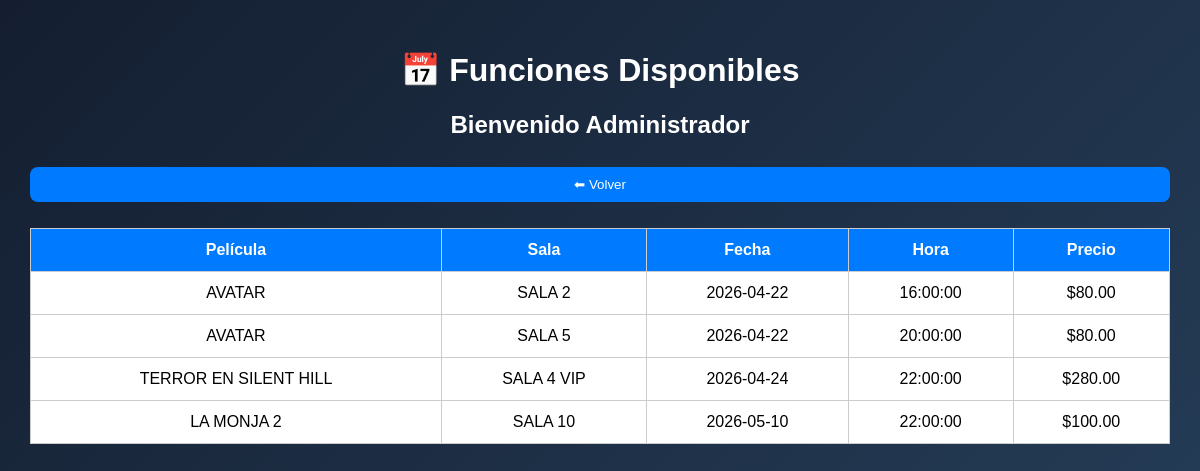
The app's page /cliente/funciones.php (signed in) with its own data.
### tables this page shows
CREATE TABLE `funciones` (
  `id_compra` varchar(50) NOT NULL,
  `id` int(11) NOT NULL,
  `pelicula_id` int(11) DEFAULT NULL,
  `sala_id` int(11) DEFAULT NULL,
  `fecha` date DEFAULT NULL,
  `hora` time DEFAULT NULL,
  `precio` decimal(10,2) DEFAULT NULL
);

CREATE TABLE `peliculas` (
  `id` int(11) NOT NULL,
  `titulo` varchar(100) DEFAULT NULL,
  `genero` varchar(50) DEFAULT NULL,
  `duracion` int(11) DEFAULT NULL,
  `clasificacion` varchar(10) DEFAULT NULL
);

CREATE TABLE `salas` (
  `id` int(11) NOT NULL,
  `nombre` varchar(50) DEFAULT NULL,
  `capacidad` int(11) DEFAULT NULL
);

### cliente/funciones.php (the view, shortened to what this page needs)
<?php
include("../conexion.php");
$resultado = $conexion->query("
SELECT
    funciones.id,
    peliculas.titulo,
    salas.nombre AS sala,
    funciones.fecha,
    funciones.hora,
    funciones.precio
FROM funciones
INNER JOIN peliculas
ON funciones.pelicula_id = peliculas.id
INNER JOIN salas
ON funciones.sala_id = salas.id
ORDER BY funciones.fecha, funciones.hora
");
?>
<!DOCTYPE html>
<html lang="es">
<head>
<link rel="stylesheet" href="../estilos.css">
</head>
<body>
<h1>📅 Funciones Disponibles</h1>
<h2>Bienvenido <?php echo $_SESSION['usuario']; ?></h2>
<a href="../dashboard.php">
<button>⬅ Volver</button>
</a>
<br><br>
<table>
<tr>
<th>Película</th>
<th>Sala</th>
<th>Fecha</th>
<th>Hora</th>
<th>Precio</th>
</tr>
<?php while($fila = $resultado->fetch_assoc()){ ?>
<tr>
<td><?php echo $fila['titulo']; ?></td>
<td><?php echo $fila['sala']; ?></td>
<td><?php echo $fila['fecha']; ?></td>
<td><?php echo $fila['hora']; ?></td>
<td>$<?php echo number_format($fila['precio'],2); ?></td>
</tr>
<?php } ?>
</table>
</body>
</html>

### estilos.css (style rules this page uses)
body { font-family: Arial, sans-serif; background: linear-gradient(135deg,#141e30,#243b55); color:white; margin:0; padding:30px; }
h1,h2 { text-align:center; }
a { color:#00e5ff; text-decoration:none; font-weight:bold; }
input,select,button { width:100%; padding:10px; margin:8px 0; border-radius:8px; border:1px solid #ccc; }
button { background:#007bff; color:white; border:none; cursor:pointer; }
table { width:100%; background:white; color:black; border-collapse:collapse; }
th,td { padding:12px; border:1px solid #ccc; text-align:center; }
th { background:#007bff; color:white; }

### records on screen
funciones: pelicula.titulo "AVATAR", sala.nombre "SALA 2", fecha "2026-04-22", hora "16:00:00", precio "80.00"
funciones: pelicula.titulo "AVATAR", sala.nombre "SALA 5", fecha "2026-04-22", hora "20:00:00", precio "80.00"
funciones: pelicula.titulo "TERROR EN SILENT HILL", sala.nombre "SALA 4 VIP", fecha "2026-04-24", hora "22:00:00", precio "280.00"
funciones: pelicula.titulo "LA MONJA 2", sala.nombre "SALA 10", fecha "2026-05-10", hora "22:00:00", precio "100.00"

### other values on screen
$_SESSION['usuario'] "Administrador"
